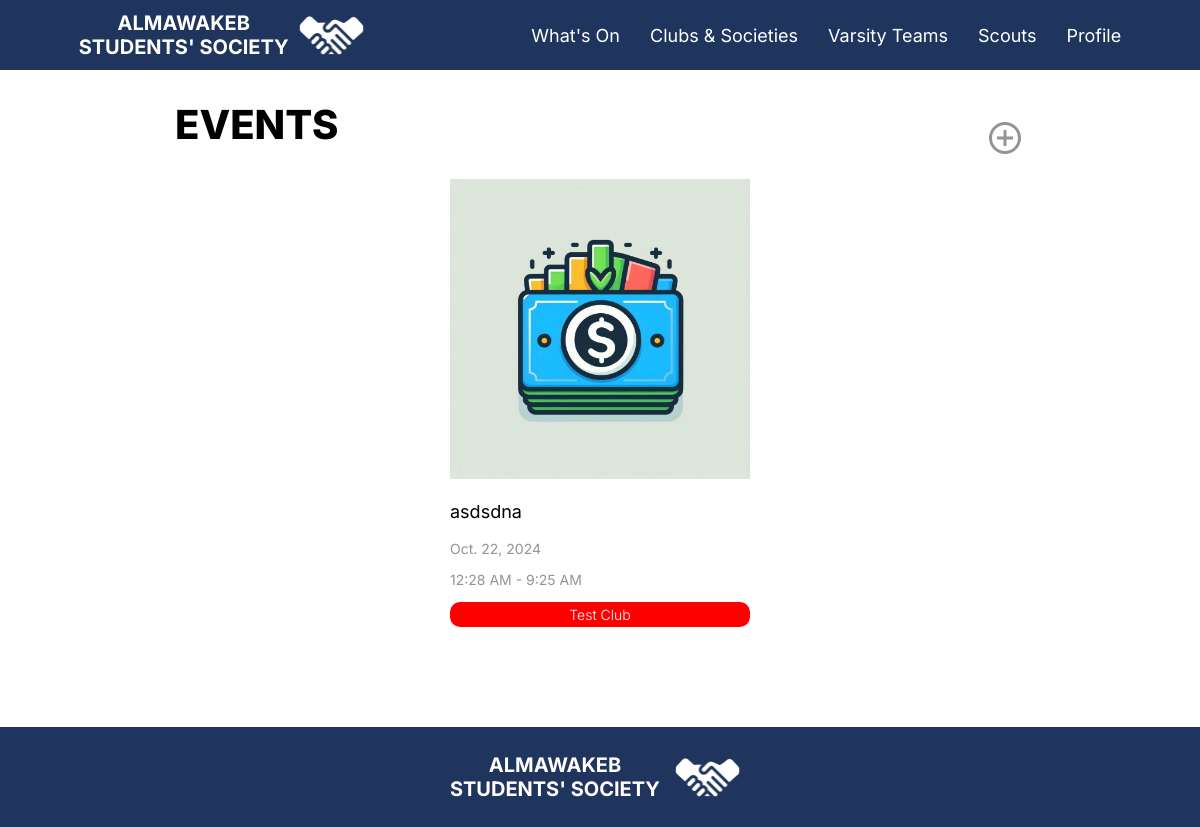
The app's page /Events/ (signed in), older data.
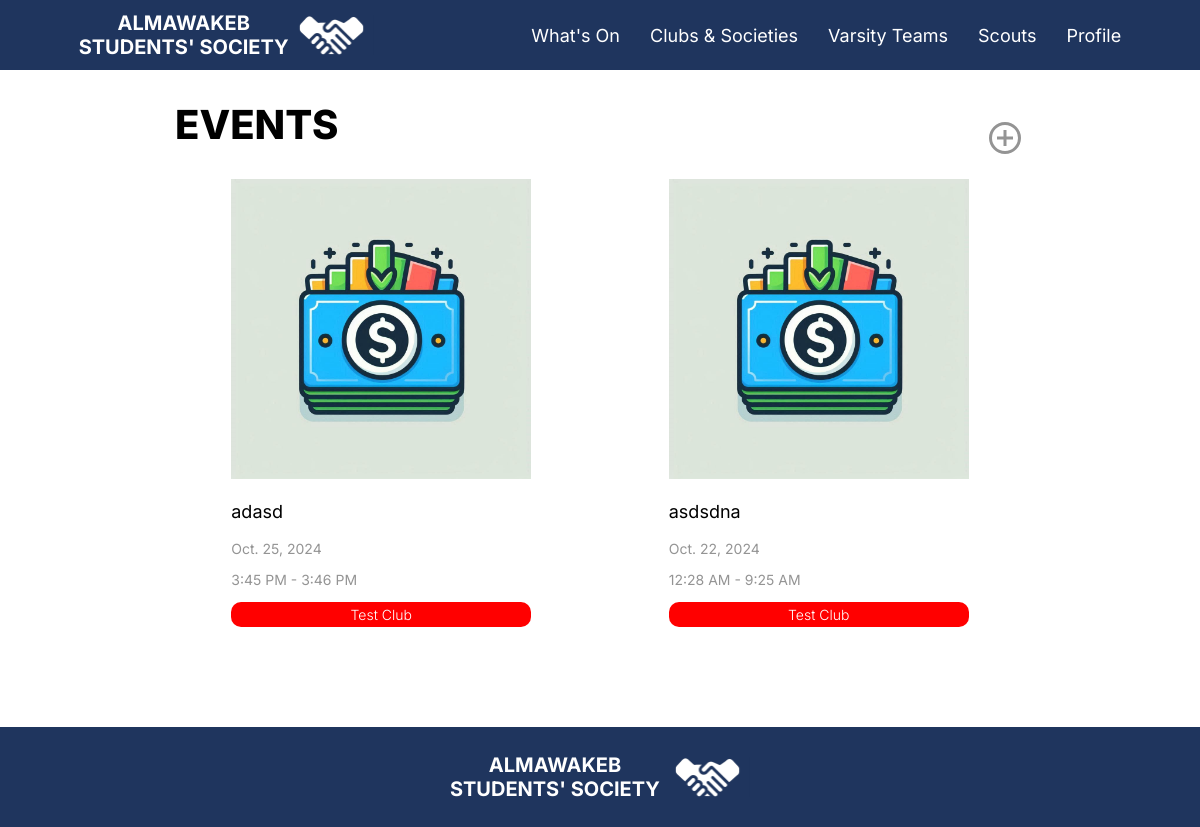
The same page, newer data.
### mainapp/models.py (models this page shows, shortened)
class Event(models.Model):
    GROUP_CHOICES = [
        ('ngr', 'All Year Levels'),
        ('12', 'Senior'),
        ('11', 'Junior'),
        ('10', 'Sophomore'),
        ('9', 'Freshman'),
    ]
    GRADE_CHOICES = [
        ('nosec', 'All Sections'),
        ('A', 'A'),
        ('B', 'B'),
        ('C', 'C'),
        ('D', 'D'),
        ('E', 'E'),
        ('F', 'F'),
        ('G', 'G'),
        ('H', 'H'),
        ('I', 'I'),
        ('J', 'J'),
    ]
    author = models.ForeignKey(Club, on_delete=models.CASCADE, related_name='authored_events')
    cover = models.ImageField(upload_to='event_covers/', blank=True, null=True)  # Remove default and allow blank/null
    title = models.CharField(max_length=100)
    text = models.TextField()
    summary = models.CharField(max_length=150)
    date = models.DateField()
    start_time = models.TimeField(blank=True, null=True)
    end_time = models.TimeField(blank=True, null=True)
    published_date = models.DateTimeField(null=True, blank=True)
    location = models.CharField(max_length=150, blank=True)
    color = models.ForeignKey(Club, on_delete=models.CASCADE, related_name='club_color', blank=True, null=True)
    group = models.CharField(max_length=3, choices=GROUP_CHOICES,default="ngr")
    grade = models.CharField(max_length=5, choices=GRADE_CHOICES,default="nosec")
    members_only = models.BooleanField(default=False)
    highlight = models.BooleanField(default=False)
    significant_event = models.BooleanField(default=False)
    attending_Students = models.ManyToManyField(User, related_name='attending_students', blank=True)
    confirmed_Students = models.ManyToManyField(User, related_name='confirm_students', blank=True)
    links = models.ManyToManyField(Links, related_name='events_links', blank=True)
    typeitem = "event"

class Club(models.Model):
    name = models.CharField(max_length=255)
    heads = models.ManyToManyField(User, related_name='head_clubs', blank=True)
    leadership = models.ManyToManyField(User, related_name='leadership_roles', blank=True)
    members = models.ManyToManyField(User, related_name='membership_clubs', blank=True)
    advisors = models.ManyToManyField(User, related_name='advisor_clubs', blank=True)
    events = models.ManyToManyField('Event', related_name='events', blank=True)
    type = models.CharField(choices=[('male', "Boys Only"),('female','Girls Only'), ('mixed', 'Mixed Club')], default='mixed', max_length=6)
    about = models.TextField()
    logo = models.ImageField(upload_to='clubs_logos/')
    color = models.CharField(max_length=7)  # Hex color code
    links = models.ManyToManyField(Links, related_name='club_links', blank=True)

### mainapp/views.py (the view)
# urls.py: path("Events/", views.Events, name="events"),
def Events(request):
    events = Event.objects.all().order_by('-published_date')
    return render(request, "events.html", {'hasClubs':hasClubs(request.user),'events': events, 'user': request.user})

### mainapp/views.py (called while the page is built)
def hasClubs(user):
    if hasattr(user, "associated_clubs"):
        if user.associated_clubs.count() > 0:
            return True
        else:
            return False
    else:
        return False

### templates/events.html (shortened to what this page needs)
{% extends 'Base.html' %}
{% load static %}
{% block content %}
<div class="profileRow">
    <p class="pageTitle">EVENTS</p>
    {% if hasClubs %}
        <button class="btn empty" onclick="openPopup('createEventBG');"><img src="{%static '../media/images/joinButton.svg' %}"></button>
    {% endif %}
</div>
<div class="grid">
    {% for event in events %}
    {% if user.associated_student is not None and event.author.type == user.associated_student.gender or user.associated_faculty is not None or user.is_superuser %}
    {% if event.group == "ngr" and event.grade == "nosec" %}
    {% if not event.members_only %}
    <div>
        <a href="{% url 'event_detail' event.id %}">
            <img class="eventCover" src="{{ event.cover.url }}" alt="Event Cover">
            <p class="text">{{ event.title }}</p>
            <p class="aboutText">{{ event.date }}</p>
            <p class="aboutText">{{ event.start_time|time:"g:i A" }} - {{ event.end_time|time:"g:i A" }}</p>
            <div class="tagBox" style="background: {{ event.author.color }};">
                <p class="tagText">{{ event.author.name }}</p>
            </div>
        </a>
    </div>
    {% endif %}
    {% endif %}
    {% endif %}
    {% empty %}
    <p class="text">No events available.</p>
    {% endfor %}
</div>
{% endblock %}

Row changes from the older to the newer data that the page shows:
added Event: cover (picture), title "adasd", date "Oct. 25, 2024", start_time "3:45 PM", end_time "3:46 PM", author.name "Test Club"
